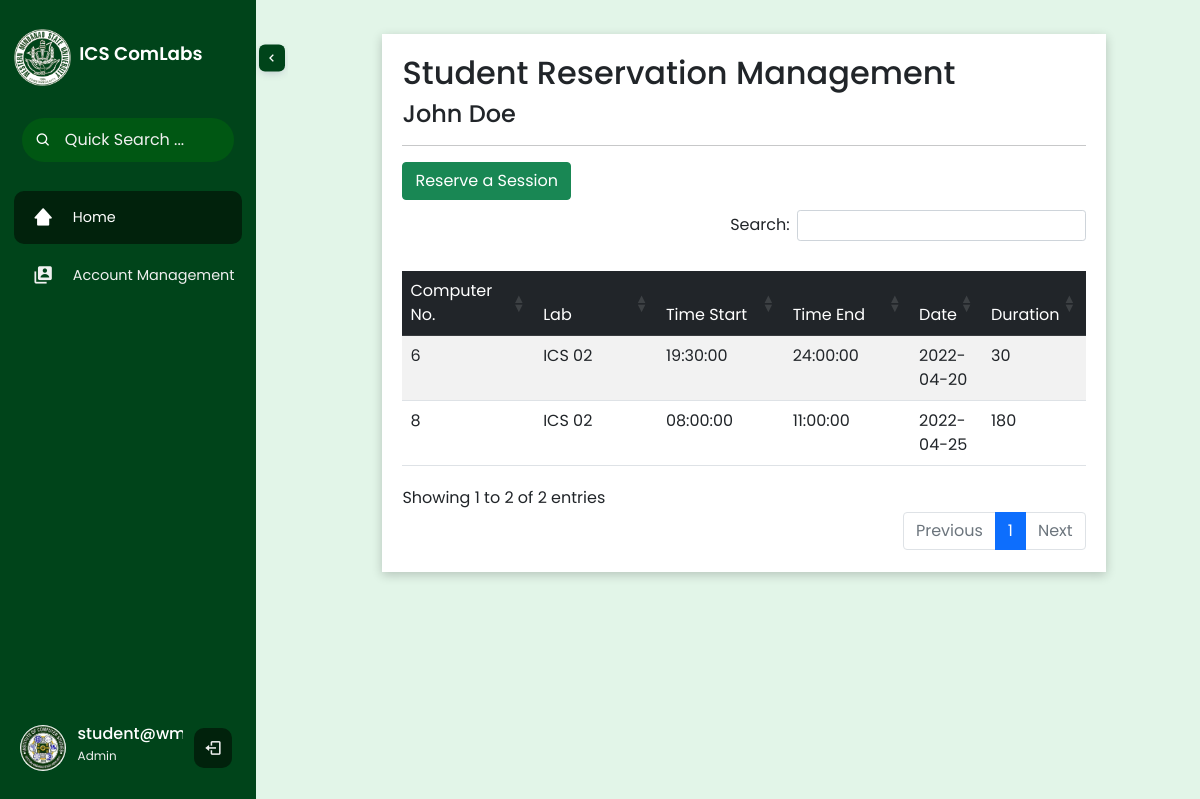
The page /student-reservation.php (signed in) on the database its author committed.
### tables this page shows
CREATE TABLE `session` (
  `id` int(11) NOT NULL,
  `time_start` time NOT NULL,
  `time_end` time NOT NULL,
  `duration` int(11) NOT NULL,
  `date` date NOT NULL,
  `remarks` varchar(50) NOT NULL,
  `user` int(11) NOT NULL,
  `computer` int(11) NOT NULL,
  `date_set` datetime NOT NULL
);

CREATE TABLE `laboratory` (
  `id` int(11) NOT NULL,
  `name` varchar(50) NOT NULL,
  `total_seats` int(11) NOT NULL,
  `remarks` varchar(300) NOT NULL,
  `time_open` time NOT NULL,
  `time_close` time NOT NULL,
  `status` varchar(15) NOT NULL
);

### student-reservation.php (the view, shortened to what this page needs)
<!DOCTYPE html>
<html lang="en">
    <head>
        <?php
            include "static/include/head.php";
            include "static/include/table-plugin.php";
        ?>
        <link href="static/assets/css/list.css" rel="stylesheet">
        <link href="static/assets/css/schedule.css" rel="stylesheet">
    </head>
    <?php
        $student_id = $_SESSION['id'];
    ?>
    <body>
        <?php
            include "static/include/navbar.php";
        ?>
        <div class="p-1 my-container active-cont">
            <div class="center-container">
                <h2>Student Reservation Management</h2>
                <h4>
                    <?php
                        echo $_SESSION['firstname'].' '.$_SESSION['lastname'];
                    ?>
                </h4>
                <hr>
                <div class='add-btn-container'>
                    <button class='btn btn-success open-modal'>Reserve a Session</button>
                </div>
                <table id='lab-table' class='table table-striped table-hover' style='width:100%; margin-top:30px !important;'>
                    <thead class='table-dark'>
                        <tr>
                            <td style='width:20%;'>
                                Computer No.
                            </td>
                            <td style='width:20%;'>
                                Lab
                            </td>
                            <td style='width:20%;'>
                                Time Start
                            </td>
                            <td style='width:20%;'>
                                Time End
                            </td>
                            <td style='width:10%;'>
                                Date
                            </td>
                            <td style='width:10%;'>
                                Duration
                            </td>
                        </tr>
                    </thead>
                    <tbody>
                        <?php
                            $sessions = mysqli_query($link,"SELECT * FROM session WHERE user=$student_id");
                            if ($sessions->num_rows > 0) {
                                while($session=mysqli_fetch_array($sessions)):
                        ?>
                        <tr class='datatable-row' name='<?php echo $session['id']; ?>'>
                            <td style='width:20%;'>
                                <?php
                                    $computer = $session['computer'];
                                    echo $computer;
                                 ?>
                            </td>
                            <td style='width:20%;'>
                                <?php
                                    $record = mysqli_query($link,"SELECT * FROM computer WHERE id=$computer");
                                    $pc=mysqli_fetch_array($record);
                                    if(isset($pc)){
                                        $lab_id = $pc['lab'];
                                        $record = mysqli_query($link,"SELECT * FROM laboratory WHERE id=$lab_id");
                                        $lab = mysqli_fetch_array($record);
                                        if(isset($lab)){
                                            echo $lab['name'];
                                        }
                                    }
                                ?>
                            </td>
                            <td style='width:20%;'>
                                <?php echo $session['time_start']; ?>
                            </td>
                            <td style='width:20%;'>
                                <?php echo $session['time_end']; ?>
                            </td>
                            <td style='width:10%;'>
                                <?php echo $session['date']; ?>
                            </td>
                            <td style='width:20%;'>
                                <?php echo $session['duration']; ?>
                            </td>
                        </tr>
                        <?php
                                endwhile;
                            }
                        ?>
                    </tbody>
                </table>
            </div>
        </div>
    </body>
</html>

### static/assets/css/main.css (style rules this page uses)
html { height:100%; }
body { font-family: "Poppins", sans-serif; overflow:auto; background-color: #e2f5e8; min-height: 100vh; display: flex; position: relative; table-layout: fixed; overflow:auto; }
.my-container { width:100%; }
.center-container { background-color:white; margin:auto; width:80%; padding:20px; margin-top:30px; box-shadow: 0 3px 10px rgb(0 0 0 / 0.2); }

### static/assets/css/navbar.css (style rules this page uses)
h4 { margin-bottom: 0; }
*, *::before, *::after { padding: 0; margin: 0; box-sizing: border-box; }
:root { --main-color: #00441a; --main-color-dark: #01220c; --main-color-light: #005713; --text-color: #f0f0f0; }

### static/assets/css/list.css (style rules this page uses)
.add-btn-container { margin:10px 0px 10px 0px; }
tr { cursor: pointer; }

### rows shown on the page
session: computer "6", laboratory.name "ICS 02", time_start "19:30:00", time_end "24:00:00", date "2022-04-20", duration "30"
session: computer "8", laboratory.name "ICS 02", time_start "08:00:00", time_end "11:00:00", date "2022-04-25", duration "180"

### other values the page prints
$_SESSION['firstname'] "John"
$_SESSION['lastname'] "Doe"
